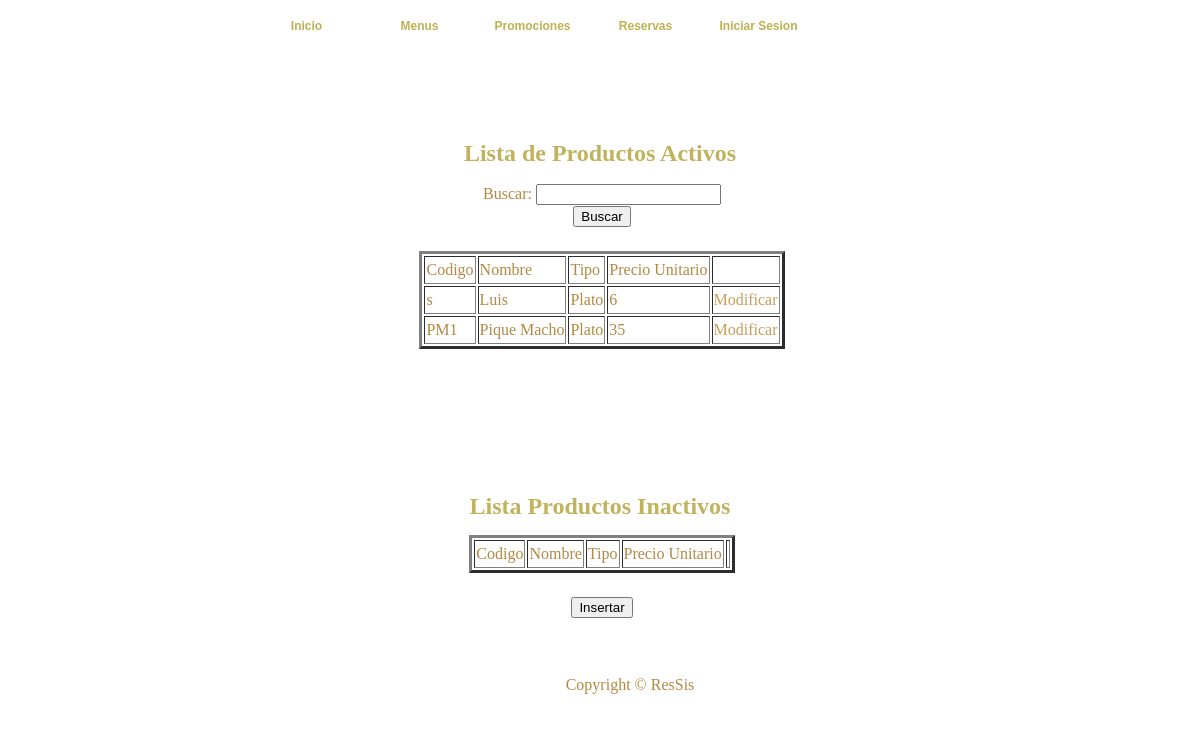
/Productos/listaProductos.php, run on an earlier commit of the app's database.
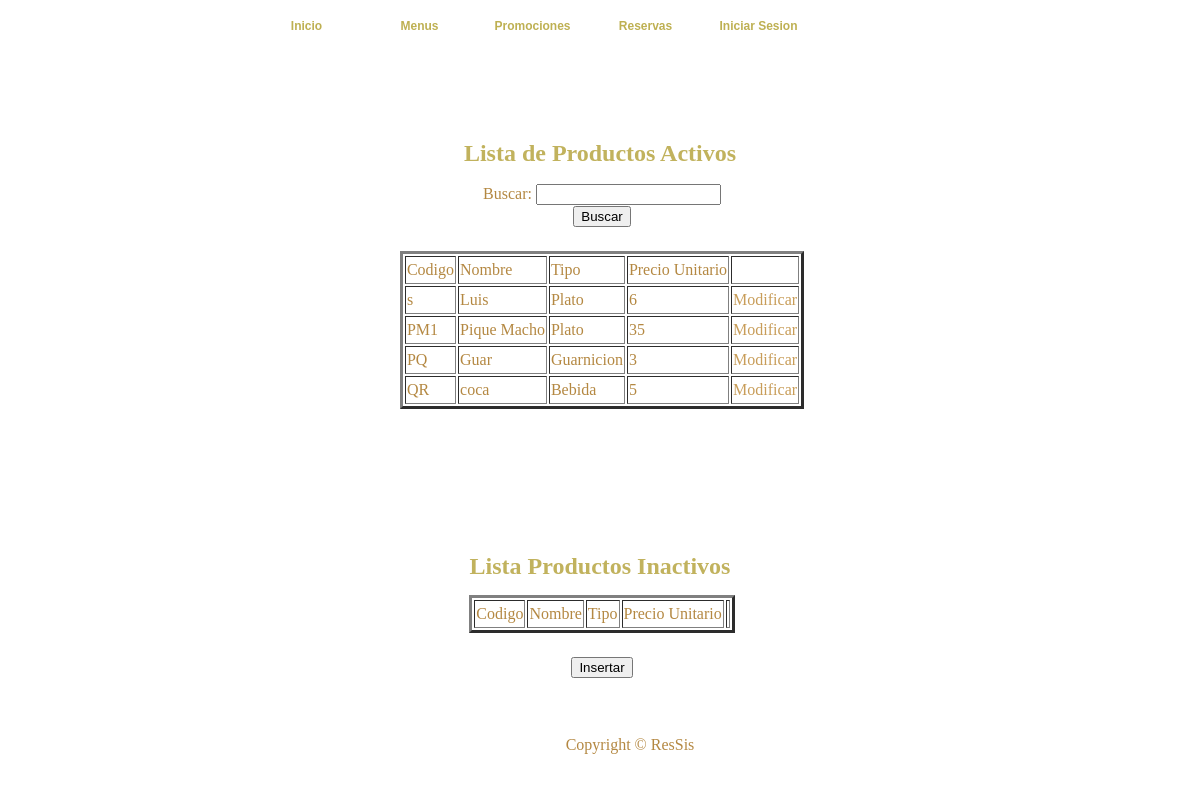
And on a later commit of the database.
### tables this page shows
CREATE TABLE IF NOT EXISTS `producto` (
  `cod_producto` varchar(8) NOT NULL,
  `nombre` varchar(30) NOT NULL,
  `tipo` int(1) NOT NULL,
  `precio` float NOT NULL,
  `estado` tinyint(1) NOT NULL
);

### Productos/listaProductos.php (the view, shortened to what this page needs)
<!DOCTYPE html PUBLIC "-//W3C//DTD XHTML 1.0 Transitional//EN" "http://www.w3.org/TR/xhtml1/DTD/xhtml1-transitional.dtd">
<HTML xmlns="http://www.w3.org/1999/xhtml">
	<HEAD>
			<link href="../CSS/templatemo_style.css" rel="stylesheet" type="text/css" />
	</HEAD>
	<BODY>
		<?php
		function llenarTablaActivos(){
			$db = mysql_connect("localhost", "root", "");
			$res=mysql_query("SELECT * FROM producto where estado='1'", $db);
			while($row=mysql_fetch_row($res)){
				$id=$row[0];
				echo "<TR>";
				echo "<TD>".$row[0]."</TD>";
				echo "<TD>".$row[1]."</TD>";
				if($row[2]==1){
					echo "<TD>"."Plato"."</TD>";
				}else{
					if($row[2]==2){
						echo "<TD>"."Bebida"."</TD>";
					}else{
						echo "<TD>"."Guarnicion"."</TD>";
					}
				}
				echo "<TD>".$row[3]."</TD>";
				echo "<TD>"."<a href=\"editarProducto.php?aux=$id\">Modificar</a>"."</TD>";
				echo "</TR>";
			}
		}
		?>
		<div id="templatemo_container">
			<div class="templatemo_topmenu">
				<ul>
      				<li><a href="../index.html" >Inicio</a></li>
      				<li><a href="listaMenuDiario.php" class="current">Menus</a></li>
      				<li><a href="#">Promociones</a></li>
      				<li><a href="../ReservaMesas/index.php">Reservas</a></li>
      				<li><a href="../Usuarios/login.php">Iniciar Sesion</a></li>
      			</ul>
			 </div>
			<div id="templatemo_topsection">Lista de Productos Activos<br></div>
			<BR>
		<div id="templatemo_content_section">
		<CENTER>
		<FORM NAME="Datos" Method="POST" Action="listaProductos.php">
			Buscar: <INPUT TYPE=Text NAME="buscar" VALUE=""><BR>
			<INPUT TYPE=Submit NAME="Buscar" VALUE="Buscar"><DD></DD>
		</FORM>
</CENTER>
		<CENTER>
		<BR>
			<TABLE BORDER=3>
				<TR>
					<TD>Codigo</TD>
					<TD>Nombre</TD>
					<TD>Tipo</TD>
					<TD>Precio Unitario</TD>
					<TD></TD>
				</TR>
				<?php
				if(isset($_POST["Buscar"]))
				{
					llenarTablaBusqueda();
				}else{
					llenarTablaActivos();
				}
				?>
			</TABLE>
			<BR><BR>
			</CENTER>
			</div>
		<div id="templatemo_container">
			<div id="templatemo_topsection">Lista Productos Inactivos<br></div>
			<BR>
		<div id="templatemo_content_section">
		<CENTER>
				<TABLE BORDER=3>
				<TR>
					<TD>Codigo</TD>
					<TD>Nombre</TD>
					<TD>Tipo</TD>
					<TD>Precio Unitario</TD>
					<TD></TD>
				</TR>
				</TABLE>
			<br>
			<FORM Action="registrarProducto.php">
				<INPUT TYPE=Submit NAME="Insertar" VALUE="Insertar">
			</FORM>
			</CENTER>
		<div id="templatemo_footer">Copyright © ResSis</div>
	</BODY>
</HTML>

### CSS/templatemo_style.css (style rules this page uses)
html { background: url(images/templatemo_html_bg.jpg) repeat; }
body { margin: 0; padding:0; font-family: "Times New Roman", Times, serif; font-size: 16px; line-height: 1.5em; color: #b48842; background: url(images/templatemo_body_bg.jpg) repeat-x center top; width: 100%; display: table; }
a:link, a:visited { color: #c89d59; text-decoration: none; }
#templatemo_container { width: 806px; margin: auto; }
.templatemo_topmenu { margin: auto; width: 700px; position:relative; }
.templatemo_topmenu ul { list-style: none; padding: 0px; margin: 0px; }
.templatemo_topmenu li { display: inline; }
.templatemo_topmenu li a { float: left; font-family: Arial, Helvetica, sans-serif; font-size: 12px; font-weight: bold; text-align: center; color: #beb052; width: 103px; height: 30px; margin-left: 5px; margin-right: 5px; padding-top: 14px; }
.templatemo_topmenu li a:hover, .templatemo_topmenu li .current { color: #beb052; background: url(images/templatemo_button_hover.jpg) no-repeat; }
#templatemo_topsection { float: left; margin-top: 40px; width: 806px; height: 48px; color: #c1b25d; font-size: 24px; font-weight: bold; padding-top: 50px; line-height: 1.6em; text-align: center; background: url(images/templatemo_title_bg.jpg) no-repeat; }
#templatemo_content_section { float: left; width: 750px; text-align: justify; padding-left: 30px; }
#templatemo_footer { float: left; margin: auto; margin-top: 20px; text-align: center; padding-top: 35px; width: 806px; height: 50px; background: url(images/templatemo_footer.jpg) no-repeat; background-position: top; }

What changed in the data, as far as the page shows it:
added producto: cod_producto "PQ", nombre "Guar", tipo "Guarnicion", precio "3"
added producto: cod_producto "QR", nombre "coca", tipo "Bebida", precio "5"
